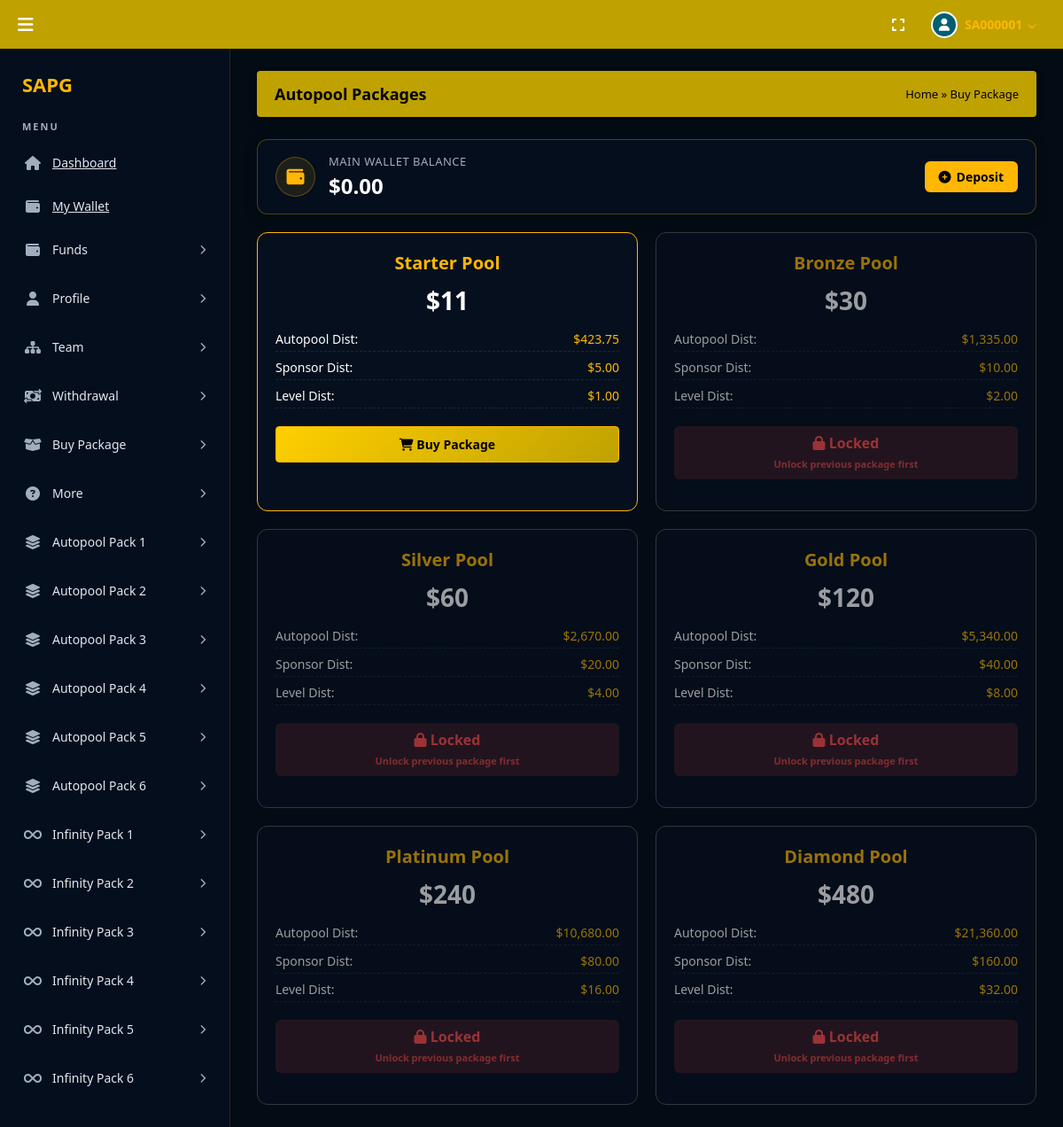
The page /UserPanel/autopoolPackage.php (signed in) on the database its author committed.
### tables this page shows
CREATE TABLE `user_financial_summary` (
    `user_id` VARCHAR(8) PRIMARY KEY,
     
    `my_package` DECIMAL(10,2) DEFAULT 0.00 COMMENT 'Highest active package amount',
    `direct_team_count` INT DEFAULT 0 COMMENT 'Number of direct referrals',
    `total_active_team_count` INT DEFAULT 0 COMMENT 'All downlines with at least $11 package',
    `total_inactive_team_count` INT DEFAULT 0 COMMENT 'All downlines with no package',
    `strong_leg_count` INT DEFAULT 0 COMMENT 'Size of largest single leg',
    `other_legs_count` INT DEFAULT 0 COMMENT 'Sum of all other legs',
     
    `main_deposit_balance` DECIMAL(15,4) DEFAULT 0.0000,
     
    `earnings_11_wallet` DECIMAL(15,4) DEFAULT 0.0000,
    `earnings_30_wallet` DECIMAL(15,4) DEFAULT 0.0000,
    `earnings_60_wallet` DECIMAL(15,4) DEFAULT 0.0000,
    `earnings_120_wallet` DECIMAL(15,4) DEFAULT 0.0000,
    `earnings_240_wallet` DECIMAL(15,4) DEFAULT 0.0000,
    `earnings_480_wallet` DECIMAL(15,4) DEFAULT 0.0000,
     
    `booster_10_wallet` DECIMAL(15,4) DEFAULT 0.0000,
    `booster_20_wallet` DECIMAL(15,4) DEFAULT 0.0000,
    `booster_40_wallet` DECIMAL(15,4) DEFAULT 0.0000,
    `booster_80_wallet` DECIMAL(15,4) DEFAULT 0.0000,
    `booster_160_wallet` DECIMAL(15,4) DEFAULT 0.0000,
    `booster_320_wallet` DECIMAL(15,4) DEFAULT 0.0000,
     
    `total_direct_referral_income` DECIMAL(15,4) DEFAULT 0.0000,
    `total_team_level_income` DECIMAL(15,4) DEFAULT 0.0000,
    `total_global_autopool_income` DECIMAL(15,4) DEFAULT 0.0000,
    `total_booster_income` DECIMAL(15,4) DEFAULT 0.0000,
    `total_reward_income` DECIMAL(15,4) DEFAULT 0.0000,
    `total_withdrawal_amount` DECIMAL(15,4) DEFAULT 0.0000,
    `net_income` DECIMAL(15,4) DEFAULT 0.0000 COMMENT 'Total earned minus total withdrawn',
    `updated_at` TIMESTAMP DEFAULT CURRENT_TIMESTAMP ON UPDATE CURRENT_TIMESTAMP,
    FOREIGN KEY (`user_id`) REFERENCES `users`(`user_id`) ON DELETE CASCADE
);

### UserPanel/autopoolPackage.php (the view, shortened to what this page needs)
<?php
require_once '../libs/auth.php';
require_once '../libs/config.php';
$user_id = $_SESSION['user_id'] ?? '';
$target_user_id = $_GET['target'] ?? 'self';
if ($target_user_id === 'self' || empty($target_user_id)) {
    $target_user_id = $user_id;
}
$stmt = $pdo->prepare("SELECT * FROM user_financial_summary WHERE user_id = ?");
$stmt->execute([$target_user_id]);
$summary = $stmt->fetch(PDO::FETCH_ASSOC);
$current_package = $summary['my_package'] ?? 0;
$stmtActiveDirects = $pdo->prepare("
    SELECT COUNT(*)
    FROM users u
    INNER JOIN user_financial_summary ufs ON u.user_id = ufs.user_id
    WHERE u.sponsor_id = ? AND u.status = 'Active' AND ufs.my_package >= 11
");
$stmtActiveDirects->execute([$target_user_id]);
$active_direct_team_count = (int)$stmtActiveDirects->fetchColumn();
$stmtUserBalance = $pdo->prepare("SELECT main_deposit_balance FROM user_financial_summary WHERE user_id = ?");
$stmtUserBalance->execute([$user_id]);
$loggedInUserBalance = $stmtUserBalance->fetchColumn() ?: 0.00;
$packages = [];
foreach ($PACKAGE_CONFIG as $key => $conf) {
    $packages[] = [
        'id' => $conf['id'],
        'key' => $key,
        'name' => $conf['name'],
        'price' => $conf['cost'],
        'autopool' => '$' . number_format((30 * $conf['autopool_l1_4']) + (480 * $conf['autopool_l5_8']), 2),
        'sponsor' => '$' . number_format($conf['sponsor_amount'], 2),
        'level' => '$' . number_format($conf['level_levels'] * $conf['level_amount'], 2),
        'req_direct' => $conf['req_downlines']
    ];
}
include '../includes/header.php';
?>
<div id="autopoolPackageSection" class="content-section active-view">
    <div class="profile-header-bar">
        <div class="profile-header-title">Autopool Packages</div>
        <div class="profile-breadcrumb"><a href="index.php">Home</a> &raquo; Buy Package</div>
    </div>
    <div style="background: rgba(6, 17, 33, 0.75); border: 1px solid rgba(255, 183, 3, 0.3); border-radius: 12px; padding: 15px 20px; display: flex; justify-content: space-between; align-items: center; margin-top: 20px; margin-bottom: 10px; box-shadow: 0 4px 15px rgba(0,0,0,0.2);">
        <div style="display: flex; align-items: center; gap: 15px;">
            <div style="background: rgba(255, 183, 3, 0.1); width: 45px; height: 45px; border-radius: 50%; display: flex; align-items: center; justify-content: center; border: 1px solid rgba(255, 183, 3, 0.3);">
                <i class="fa-solid fa-wallet" style="color: #ffb703; font-size: 20px;"></i>
            </div>
            <div>
                <div style="color: #a0aec0; font-size: 13px; text-transform: uppercase; letter-spacing: 0.5px;">Main Wallet Balance</div>
                <div style="color: #fff; font-size: 24px; font-weight: bold; margin-top: 2px;">$<?php echo number_format($loggedInUserBalance, 2); ?></div>
            </div>
        </div>
        <a href="deposit.php" class="btn btn-gold" style="padding: 8px 16px; font-size: 14px; text-decoration: none; display: inline-flex; align-items: center; gap: 6px; font-weight: bold; background: #ffb703; color: #000; border-radius: 6px; border: none; transition: 0.2s;">
            <i class="fa-solid fa-circle-plus"></i> Deposit
        </a>
    </div>
    <div class="package-grid">
        <?php foreach ($packages as $index => $pkg):
            $is_activated = ($current_package >= $pkg['price']);
            $is_locked = !$is_activated && ($active_direct_team_count < $pkg['req_direct'] || ($index > 0 && $current_package < $packages[$index-1]['price']));
            $lock_reason = "";
            if ($is_locked) {
                if ($index > 0 && $current_package < $packages[$index-1]['price']) {
                    $lock_reason = "Unlock previous package first";
                } elseif ($active_direct_team_count < $pkg['req_direct']) {
                    $needed = $pkg['req_direct'] - $active_direct_team_count;
                    $lock_reason = "Need $needed more active direct referral(s)";
                }
            }
        ?>
        <div class="pkg-card <?php echo $is_activated ? 'activated' : ($is_locked ? 'locked' : ''); ?>">
            <div class="pkg-title"><?php echo htmlspecialchars($pkg['name']); ?></div>
            <div class="pkg-price">$<?php echo $pkg['price']; ?></div>
            <div class="pkg-details">
                <div class="pkg-detail-row"><span>Autopool Dist:</span> <span style="color:#ffb703"><?php echo $pkg['autopool']; ?></span></div>
                <div class="pkg-detail-row"><span>Sponsor Dist:</span> <span style="color:#ffb703"><?php echo $pkg['sponsor']; ?></span></div>
                <div class="pkg-detail-row"><span>Level Dist:</span> <span style="color:#ffb703"><?php echo $pkg['level']; ?></span></div>
            </div>
            <?php if ($is_activated): ?>
                <div class="pkg-status-badge badge-activated">
                    <i class="fa-solid fa-circle-check"></i> Activated
                </div>
            <?php elseif ($is_locked): ?>
                <div class="pkg-status-badge badge-locked">
                    <i class="fa-solid fa-lock"></i> Locked<br>
                    <small style="font-size:11px; opacity:0.8"><?php echo $lock_reason; ?></small>
                </div>
            <?php else: ?>
                <div class="buy-section" id="buy_section_<?php echo $pkg['id']; ?>">
                    <button class="btn-submit-gold" style="width:100%" onclick="purchasePackage('<?php echo htmlspecialchars($pkg['key']); ?>', <?php echo $pkg['price']; ?>)">
                        <i class="fa-solid fa-cart-shopping"></i> Buy Package
                    </button>
                </div>
            <?php endif; ?>
        </div>
        <?php endforeach; ?>
    </div>
</div>
<?php include '../includes/footer.php'; ?>

### includes/header.php (style rules this page uses)
* { margin: 0; padding: 0; box-sizing: border-box; font-family: 'Segoe UI', Tahoma, Geneva, Verdana, sans-serif; }
body { overflow: hidden; background-color: #030b14; color: #fff; display: flex; flex-direction: column; height: 100vh; height: 100dvh; width: 100vw; }
.profile-header-bar { background: #bfa100; padding: 14px 20px; border-radius: 4px; display: flex; justify-content: space-between; align-items: center; margin-bottom: 25px; box-shadow: 0 4px 10px rgba(0, 0, 0, 0.3); }
.profile-header-title { color: #000; font-size: 18px; font-weight: bold; }
.profile-breadcrumb { font-size: 13px; color: #000; font-weight: 500; }
.profile-breadcrumb a { color: #000; text-decoration: none; }
.content-section { display: none; }
.content-section.active-view { display: block; }
.btn-submit-gold { background: linear-gradient(135deg, #ffcf00 0%, #bfa100 100%); border: 1px solid #ffb703; color: #000; padding: 10px 24px; font-size: 14px; font-weight: bold; border-radius: 4px; cursor: pointer; transition: transform 0.2s; }
.btn-gold { background: linear-gradient(135deg, #ffcf00 0%, #bfa100 100%); border: 1px solid #ffb703; color: #000; padding: 9px 22px; font-size: 14px; font-weight: bold; border-radius: 4px; cursor: pointer; display: flex; align-items: center; gap: 8px; transition: transform 0.2s; }

### UserPanel/autopoolPackage.php (style rules this page uses)
.package-grid { display: grid; grid-template-columns: repeat(auto-fit, minmax(300px, 1fr)); gap: 20px; margin-top: 20px; }
.pkg-card { background: rgba(6, 17, 33, 0.75); border: 1px solid #ffb703; border-radius: 12px; padding: 20px; position: relative; overflow: hidden; }
.pkg-card.locked { opacity: 0.6; border-color: #555; }
.pkg-title { color: #ffb703; font-size: 20px; font-weight: bold; text-align: center; margin-bottom: 10px; }
.pkg-price { font-size: 28px; font-weight: bold; text-align: center; margin-bottom: 15px; color: #fff; }
.pkg-details { margin-bottom: 20px; }
.pkg-detail-row { display: flex; justify-content: space-between; margin-bottom: 8px; font-size: 14px; border-bottom: 1px dashed rgba(255,255,255,0.1); padding-bottom: 4px; }
.pkg-status-badge { text-align: center; padding: 8px; border-radius: 6px; font-weight: bold; margin-bottom: 15px; }
.badge-locked { background: rgba(255, 77, 77, 0.2); color: #ff4d4d; }

### rows shown on the page
user_financial_summary: main_deposit_balance "0.00", my_package "Unlock previous package first"

### other values the page prints
$_SESSION['user_id'] "SA000001"
$env['SITE_NAME'] "SAPG"
$pkg['name'] "Starter Pool"
$pkg['price'] "11"
$pkg['autopool'] "$423.75"
$pkg['sponsor'] "$5.00"
$pkg['level'] "$1.00"
$pkg['name'] "Bronze Pool"
$pkg['price'] "30"
$pkg['autopool'] "$1,335.00"
$pkg['sponsor'] "$10.00"
$pkg['level'] "$2.00"
$pkg['name'] "Silver Pool"
$pkg['price'] "60"
$pkg['autopool'] "$2,670.00"
